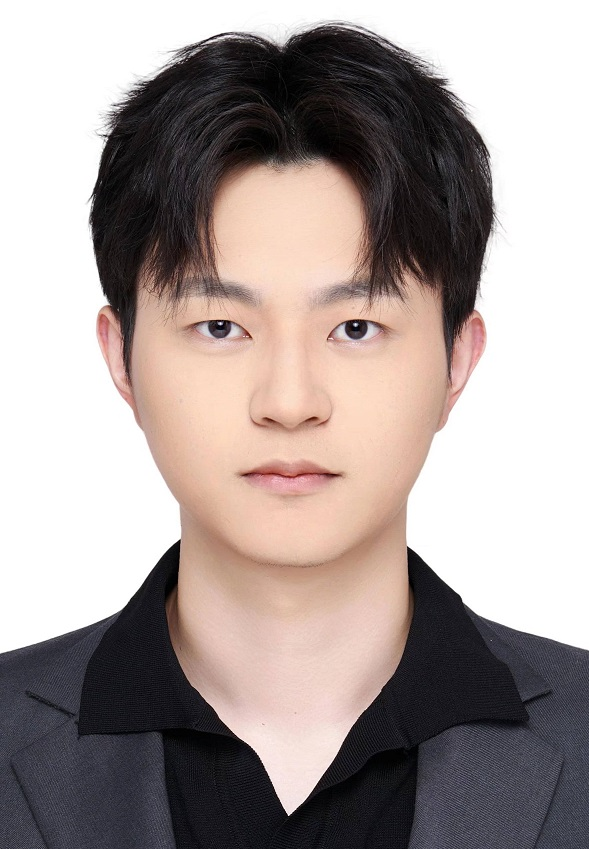
#> input picture tools/tt.jpg, 589 x 849 px
$ jupyter execute dot_trans.ipynb
#> lines starting #> are read from the running program, lines starting #| are printed output that depends on the picture
[cell 1]
from PIL import Image, ImageDraw

def convert_to_dot_pixel(input_path, output_path, dot_size=3, dot_spacing=5):
    """
    将图片转换为点状像素风格（Dot Pixel）
    :param input_path: 原始图片路径
    :param output_path: 输出图片保存路径
    :param dot_size: 单个点的大小（直径）
    :param dot_spacing: 点之间的间距（控制密度，需大于 dot_size）
    """
#> called with input_path = 'tt.jpg', output_path = 'dot_pixel.png', dot_size = 5, dot_spacing = 10
    try:
        # 打开原图并转为RGB模式
        img = Image.open(input_path).convert("RGB")
#> img is the input picture: PIL image 589x849 RGB; mean R, G, B 166.7, 155.5, 152.7
        width, height = img.size
#> width = 589; height = 849

        # 创建空白画布（白色背景，可改为其他颜色）
        dot_image = Image.new("RGB", (width, height), color=(255, 255, 255))
#> dot_image: PIL image 589x849 RGB; every value is 255
        draw = ImageDraw.Draw(dot_image)

        # 遍历原图像素，按网格绘制对应颜色的点
        for y in range(0, height, dot_spacing):
            for x in range(0, width, dot_spacing):
                # 获取原图对应位置的像素颜色
                # 为避免越界，取网格中心坐标的颜色
                pixel_x = min(x + dot_spacing//2, width - 1)
                pixel_y = min(y + dot_spacing//2, height - 1)
                r, g, b = img.getpixel((pixel_x, pixel_y))

                # 绘制圆点（用椭圆模拟，填充颜色为原图对应像素色）
                # 椭圆的左上角和右下角坐标（控制圆点大小）
                draw.ellipse(
                    [
                        (x - dot_size//2, y - dot_size//2),  # 左上角
                        (x + dot_size//2, y + dot_size//2)   # 右下角
                    ],
                    fill=(r, g, b)
                )

        # 保存结果
        dot_image.save(output_path)
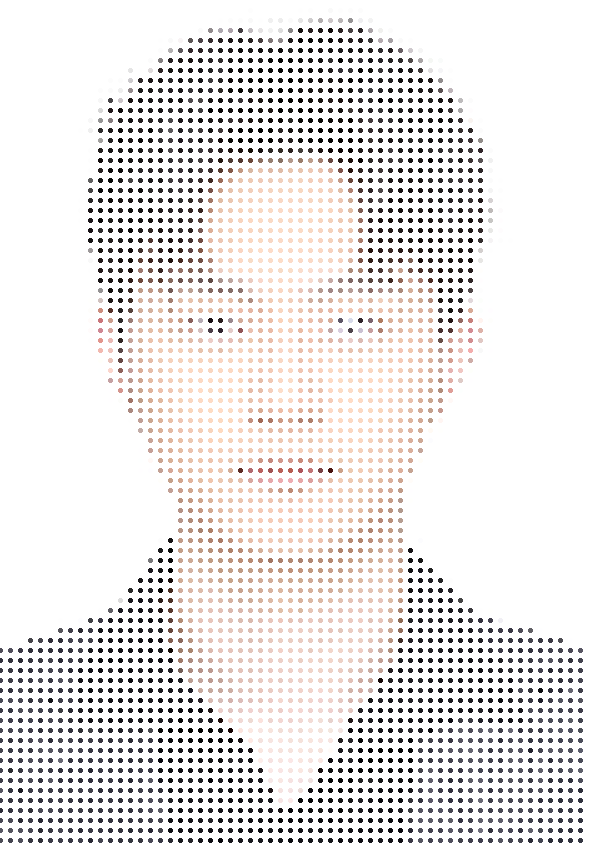
#> saved as dot_pixel.png: PIL image 589x849 RGB; mean R, G, B 236.4, 234, 233.4
        print(f"点状像素图已保存至：{output_path}")

    except Exception as e:
        print(f"处理失败：{e}")

# 示例用法
if __name__ == "__main__":
    input_img = "tt.jpg"    # 替换为你的原图路径
    output_img = "dot_pixel.png"  # 输出图片路径
    convert_to_dot_pixel(
        input_path=input_img,
        output_path=output_img,
        dot_size=5,    # 点的大小（建议 1-5）
        dot_spacing=10  # 点的间距（建议比 dot_size 大 1-2，值越小点越密）
    )
